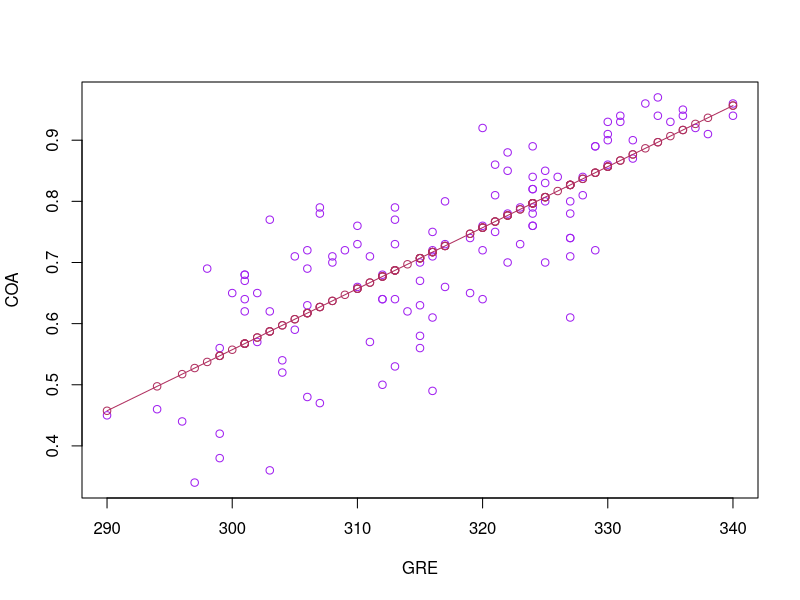

The R source for this figure:
dataset=read.csv("Admission_Predict.csv")
gre=dataset[,2]
coa=dataset[,9]
data=data.frame(gre,coa)
View(data)
library(caTools)
set.seed(42)
split=sample.split(data$coa,SplitRatio=0.7)
training_set=subset(data,split==TRUE)
View(training_set)
testing_set=subset(data,split==FALSE)
View(testing_set)
regressor=lm(formula = coa~gre,data = training_set)
y_pred=predict(regressor,newdata=testing_set)
View(y_pred)
plot(testing_set$gre,testing_set$coa,type='p',col='purple',xlab = 'GRE',ylab = 'COA')
lines(testing_set$gre,y_pred,type = 'o',col='maroon')
